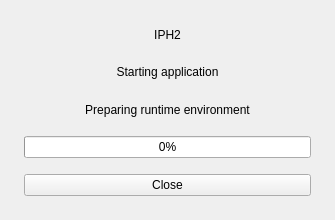
<?xml version="1.0" encoding="UTF-8"?>
<ui version="4.0">
 <class>StartupSplash</class>
 <widget class="QWidget" name="StartupSplash">
  <property name="geometry">
   <rect>
    <x>0</x>
    <y>0</y>
    <width>335</width>
    <height>220</height>
   </rect>
  </property>
  <property name="windowTitle">
   <string>IPH2 Startup</string>
  </property>
  <layout class="QVBoxLayout" name="verticalLayout">
   <property name="spacing">
    <number>16</number>
   </property>
   <property name="leftMargin">
    <number>24</number>
   </property>
   <property name="topMargin">
    <number>24</number>
   </property>
   <property name="rightMargin">
    <number>24</number>
   </property>
   <property name="bottomMargin">
    <number>24</number>
   </property>
   <item>
    <widget class="QLabel" name="titleLabel">
     <property name="text">
      <string>IPH2</string>
     </property>
     <property name="alignment">
      <set>Qt::AlignmentFlag::AlignCenter</set>
     </property>
    </widget>
   </item>
   <item>
    <widget class="QLabel" name="statusLabel">
     <property name="text">
      <string>Starting application</string>
     </property>
     <property name="alignment">
      <set>Qt::AlignmentFlag::AlignCenter</set>
     </property>
    </widget>
   </item>
   <item>
    <widget class="QLabel" name="detailsLabel">
     <property name="text">
      <string>Preparing runtime environment</string>
     </property>
     <property name="alignment">
      <set>Qt::AlignmentFlag::AlignCenter</set>
     </property>
     <property name="wordWrap">
      <bool>true</bool>
     </property>
    </widget>
   </item>
   <item>
    <widget class="QProgressBar" name="startupProgressBar">
     <property name="value">
      <number>0</number>
     </property>
    </widget>
   </item>
   <item>
    <widget class="QPushButton" name="closeButton">
     <property name="text">
      <string>Close</string>
     </property>
    </widget>
   </item>
  </layout>
 </widget>
 <resources/>
 <connections/>
</ui>
